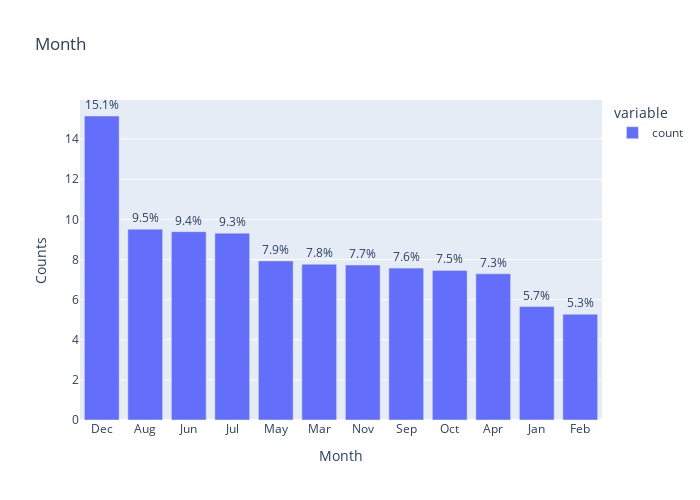

Notebook cell for this chart:
### Code cell
cat_bar('month')

### Figure 1 — Plotly figure (JSON) as saved in the notebook; plotly's stock layout.template omitted (floating-point values rounded to 4 significant figures)
{"data": [{"alignmentgroup": "True", "hovertemplate": "variable=count<br>month=%{x}<br>value=%{y}<extra></extra>", "legendgroup": "count", "marker": {"color": "#636efa", "pattern": {"shape": ""}}, "name": "count", "offsetgroup": "count", "orientation": "v", "showlegend": true, "textposition": "outside", "texttemplate": "%{y:.1f}%", "type": "bar", "x": ["Dec", "Aug", "Jun", "Jul", "May", "Mar", "Nov", "Sep", "Oct", "Apr", "Jan", "Feb"], "xaxis": "x", "y": [15.15, 9.508, 9.386, 9.309, 7.929, 7.762, 7.723, 7.568, 7.456, 7.286, 5.654, 5.272], "yaxis": "y"}], "layout": {"barmode": "relative", "height": 500, "legend": {"title": {"text": "variable"}, "tracegroupgap": 0}, "title": {"text": "Month"}, "width": 700, "xaxis": {"anchor": "y", "autorange": true, "domain": [0, 1], "range": [-0.5, 11.5], "title": {"text": "Month"}, "type": "category"}, "yaxis": {"anchor": "x", "autorange": true, "domain": [0, 1], "range": [0, 15.95], "title": {"text": "Counts"}, "type": "linear"}}}
